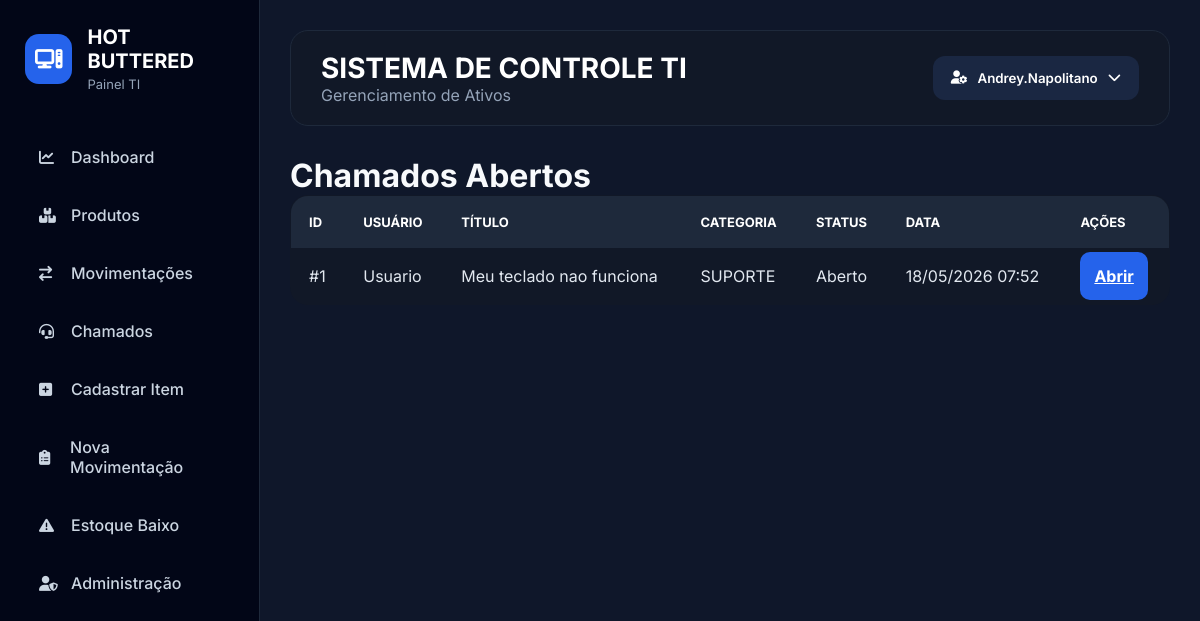
The page /chamados-admin/ (signed in) on the database its author committed.
### estoque/models.py (models this page shows, shortened)
class Chamado(models.Model):
    CATEGORIAS = (
        ('SUPORTE', 'Suporte'),
        ('REQUISICAO', 'Requisição'),
    )
    STATUS = (
        ('ABERTO', 'Aberto'),
        ('ANDAMENTO', 'Em andamento'),
        ('FINALIZADO', 'Finalizado'),
    )
    usuario = models.ForeignKey(User, on_delete=models.CASCADE)
    titulo = models.CharField(max_length=200)
    categoria = models.CharField(
        max_length=20,
        choices=CATEGORIAS
    )
    descricao = models.TextField()
    status = models.CharField(
        max_length=20,
        choices=STATUS,
        default='ABERTO'
    )
    data_abertura = models.DateTimeField(auto_now_add=True)

### estoque/views.py (the view)
@login_required
def chamados_admin(request):
    if not request.user.is_staff:
        return HttpResponseForbidden("Acesso negado.")
    chamados = Chamado.objects.all().order_by('-data_abertura')
    return render(request, 'estoque/chamados_admin.html', {
        'chamados': chamados
    })

### estoque/templates/estoque/chamados_admin.html
{% extends 'estoque/base.html' %}
{% block content %}
<h1>Chamados Abertos</h1>
<div class="table-container">
    <table class="tabela">
        <thead>
            <tr>
                <th>ID</th>
                <th>Usuário</th>
                <th>Título</th>
                <th>Categoria</th>
                <th>Status</th>
                <th>Data</th>
                <th>Ações</th>
            </tr>
        </thead>
        <tbody>
            {% for chamado in chamados %}
            <tr>
                <td>#{{ chamado.id }}</td>
                <td>{{ chamado.usuario.username }}</td>
                <td>{{ chamado.titulo }}</td>
                <td>{{ chamado.categoria }}</td>
                <td>
    {% if chamado.status == 'ABERTO' %}
        <span class="badge bg-success">
            Aberto
        </span>
    {% elif chamado.status == 'ANDAMENTO' %}
        <span class="badge bg-warning text-dark">
            Em andamento
        </span>
    {% elif chamado.status == 'FINALIZADO' %}
        <span class="badge bg-secondary">
            Finalizado
        </span>
    {% endif %}
</td>
                <td>{{ chamado.data_abertura|date:"d/m/Y H:i" }}</td>
                <td>
                    <a href="{% url 'detalhe_chamado' chamado.id %}" class="btn">
                        Abrir
                    </a>
                </td>
            </tr>
            {% endfor %}
        </tbody>
    </table>
</div>
{% endblock %}

### estoque/templates/estoque/base.html (shortened to what this page needs)
{% load static %}
<!DOCTYPE html>
<html lang="pt-br">
<head>
    <link rel="stylesheet"
        href="https://cdnjs.cloudflare.com/ajax/libs/font-awesome/6.5.2/css/all.min.css">
    <link rel="stylesheet" href="{% static 'css/style.css' %}">
</head>
<body>
    <aside class="sidebar">
        <div class="logo-area">
            <div class="logo-icon">
                <i class="fa-solid fa-computer"></i>
            </div>
            <div>
                <h2>HOT BUTTERED</h2>
                <span>Painel TI</span>
            </div>
        </div>
        <nav class="menu">
            {% if request.user.is_staff %}
                <a href="{% url 'dashboard' %}">
                    <i class="fa-solid fa-chart-line"></i>
                    Dashboard
                </a>
                <a href="{% url 'produtos' %}">
                    <i class="fa-solid fa-boxes-stacked"></i>
                    Produtos
                </a>
                <a href="{% url 'movimentacoes' %}">
                    <i class="fa-solid fa-arrow-right-arrow-left"></i>
                    Movimentações
                </a>
<a href="{% url 'chamados_admin' %}">
                    <i class="fa-solid fa-headset"></i>
                    Chamados
                </a>
                <a href="{% url 'cadastrar_item' %}">
                    <i class="fa-solid fa-square-plus"></i>
                    Cadastrar Item
                </a>
                <a href="{% url 'cadastrar_movimentacao' %}">
                    <i class="fa-solid fa-clipboard-list"></i>
                    Nova Movimentação
                </a>
                <a href="{% url 'estoque_baixo' %}">
                    <i class="fa-solid fa-triangle-exclamation"></i>
                    Estoque Baixo
                </a>
                <a href="/admin/">
                    <i class="fa-solid fa-user-shield"></i>
                    Administração
                </a>
            {% endif %}
        </nav>
    </aside>
    <main class="content">
        <div class="topbar">
            <div>
                <h1>SISTEMA DE CONTROLE TI</h1>
                <p>Gerenciamento de Ativos</p>
            </div>
            <div class="usuario-dropdown">
                <button class="usuario-btn">
                    <i class="fa-solid fa-user-gear"></i>
                    {{ request.user.username }}
                    <i class="fa-solid fa-chevron-down"></i>
                </button>
            </div>
        </div>
        <div class="main-content">
            {% block content %}
            {% endblock %}
        </div>
    </main>
</body>
</html>

### estoque/static/css/style.css (style rules this page uses)
* { margin:0; padding:0; box-sizing:border-box; font-family:'Inter', sans-serif; }
html, body { background:#0f172a; color:#e2e8f0; }
body { display:flex; }
.sidebar { width:260px; height:100vh; background:#020617; border-right:1px solid #1e293b; padding:25px; position:fixed; top:0; left:0; }
.logo-area { display:flex; align-items:center; gap:15px; margin-bottom:40px; }
.logo-icon { width:50px; height:50px; background:#2563eb; display:flex; align-items:center; justify-content:center; border-radius:14px; }
.logo-icon i { font-size:22px; color:white; }
.logo-area h2 { color:white; font-size:20px; }
.logo-area span { color:#94a3b8; font-size:13px; }
.menu { display:flex; flex-direction:column; gap:10px; }
.menu a { display:flex; align-items:center; gap:12px; color:#cbd5e1; text-decoration:none; padding:14px; border-radius:10px; transition:0.3s; font-weight:500; }
.menu a i { width:20px; font-size:15px; }
.content { margin-left:260px; width:calc(100% - 260px); min-height:100vh; padding:30px; background:#0f172a; }
.topbar { width:100%; background:#111827; border:1px solid #1e293b; border-radius:18px; padding:20px 30px; display:flex; justify-content:space-between; align-items:center; margin-bottom:30px; }
.topbar h1 { color:white; font-size:28px; }
.topbar p { color:#94a3b8; }
.usuario-dropdown { position:relative; }
.usuario-btn { background:#1a2742; border:none; color:white; padding:14px 18px; border-radius:12px; cursor:pointer; font-weight:600; display:flex; align-items:center; gap:10px; transition:0.3s; }
table { width:100%; border-collapse:collapse; background:#111827; border-radius:18px; overflow:hidden; border:1px solid #1e293b; }
table th { background:#1e293b; color:white; padding:18px; text-align:left; text-transform:uppercase; font-size:13px; }
table td { padding:18px; border-bottom:1px solid #1e293b; color:#e2e8f0; }
.btn { background:#2563eb; color:white; border:none; padding:14px; border-radius:10px; cursor:pointer; transition:0.3s; font-weight:bold; }
.main-content { background:transparent; }
h1, h2, h3, p, td, th { color:#f8fafc; }

### rows shown on the page
Chamado: id "1", usuario.username "Usuario", titulo "Meu teclado nao funciona", categoria "SUPORTE", status "Aberto", data_abertura "18/05/2026 07:52"

### other values the page prints
{{ request.user.username }} "Andrey.Napolitano"
